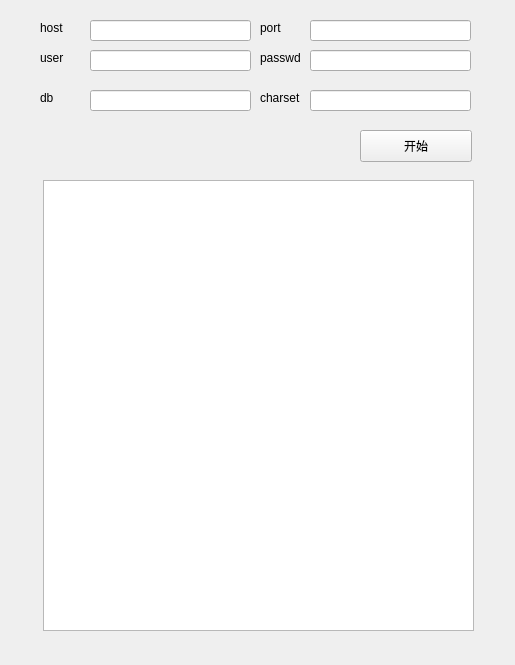
<?xml version="1.0" encoding="UTF-8"?>
<ui version="4.0">
 <class>Widget</class>
 <widget class="QWidget" name="Widget">
  <property name="geometry">
   <rect>
    <x>0</x>
    <y>0</y>
    <width>515</width>
    <height>665</height>
   </rect>
  </property>
  <property name="windowTitle">
   <string>Widget</string>
  </property>
  <widget class="QPushButton" name="okButton">
   <property name="geometry">
    <rect>
     <x>360</x>
     <y>130</y>
     <width>112</width>
     <height>32</height>
    </rect>
   </property>
   <property name="text">
    <string>开始</string>
   </property>
  </widget>
  <widget class="QTextEdit" name="result">
   <property name="geometry">
    <rect>
     <x>43</x>
     <y>180</y>
     <width>431</width>
     <height>451</height>
    </rect>
   </property>
  </widget>
  <widget class="QLineEdit" name="host">
   <property name="geometry">
    <rect>
     <x>90</x>
     <y>20</y>
     <width>161</width>
     <height>21</height>
    </rect>
   </property>
  </widget>
  <widget class="QLineEdit" name="port">
   <property name="geometry">
    <rect>
     <x>310</x>
     <y>20</y>
     <width>161</width>
     <height>21</height>
    </rect>
   </property>
  </widget>
  <widget class="QLineEdit" name="user">
   <property name="geometry">
    <rect>
     <x>90</x>
     <y>50</y>
     <width>161</width>
     <height>21</height>
    </rect>
   </property>
  </widget>
  <widget class="QLineEdit" name="passwd">
   <property name="geometry">
    <rect>
     <x>310</x>
     <y>50</y>
     <width>161</width>
     <height>21</height>
    </rect>
   </property>
  </widget>
  <widget class="QLabel" name="label">
   <property name="geometry">
    <rect>
     <x>40</x>
     <y>20</y>
     <width>58</width>
     <height>16</height>
    </rect>
   </property>
   <property name="text">
    <string>host</string>
   </property>
  </widget>
  <widget class="QLabel" name="label_2">
   <property name="geometry">
    <rect>
     <x>40</x>
     <y>50</y>
     <width>58</width>
     <height>16</height>
    </rect>
   </property>
   <property name="text">
    <string>user</string>
   </property>
  </widget>
  <widget class="QLineEdit" name="db">
   <property name="geometry">
    <rect>
     <x>90</x>
     <y>90</y>
     <width>161</width>
     <height>21</height>
    </rect>
   </property>
  </widget>
  <widget class="QLineEdit" name="charset">
   <property name="geometry">
    <rect>
     <x>310</x>
     <y>90</y>
     <width>161</width>
     <height>21</height>
    </rect>
   </property>
  </widget>
  <widget class="QLabel" name="label_3">
   <property name="geometry">
    <rect>
     <x>260</x>
     <y>20</y>
     <width>58</width>
     <height>16</height>
    </rect>
   </property>
   <property name="text">
    <string>port</string>
   </property>
  </widget>
  <widget class="QLabel" name="label_4">
   <property name="geometry">
    <rect>
     <x>260</x>
     <y>50</y>
     <width>58</width>
     <height>16</height>
    </rect>
   </property>
   <property name="text">
    <string>passwd</string>
   </property>
  </widget>
  <widget class="QLabel" name="label_5">
   <property name="geometry">
    <rect>
     <x>40</x>
     <y>90</y>
     <width>58</width>
     <height>16</height>
    </rect>
   </property>
   <property name="text">
    <string>db</string>
   </property>
  </widget>
  <widget class="QLabel" name="label_6">
   <property name="geometry">
    <rect>
     <x>260</x>
     <y>90</y>
     <width>58</width>
     <height>16</height>
    </rect>
   </property>
   <property name="text">
    <string>charset</string>
   </property>
  </widget>
 </widget>
 <layoutdefault spacing="6" margin="11"/>
 <resources/>
 <connections/>
</ui>
